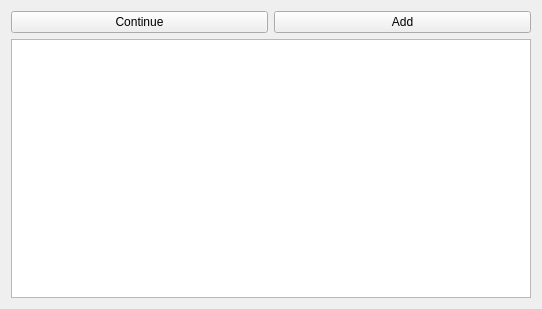
<?xml version="1.0" encoding="UTF-8"?>
<ui version="4.0">
 <class>AnalysisResultWidget</class>
 <widget class="QWidget" name="AnalysisResultWidget">
  <property name="geometry">
   <rect>
    <x>0</x>
    <y>0</y>
    <width>542</width>
    <height>309</height>
   </rect>
  </property>
  <property name="windowTitle">
   <string>Form</string>
  </property>
  <layout class="QGridLayout" name="gridLayout">
   <item row="1" column="0" colspan="2">
    <widget class="QTableWidget" name="tableWidget"/>
   </item>
   <item row="0" column="0">
    <widget class="QPushButton" name="pbContinue">
     <property name="text">
      <string>Continue</string>
     </property>
    </widget>
   </item>
   <item row="0" column="1">
    <widget class="QPushButton" name="pushButton">
     <property name="text">
      <string>Add</string>
     </property>
    </widget>
   </item>
  </layout>
 </widget>
 <resources/>
 <connections/>
</ui>
